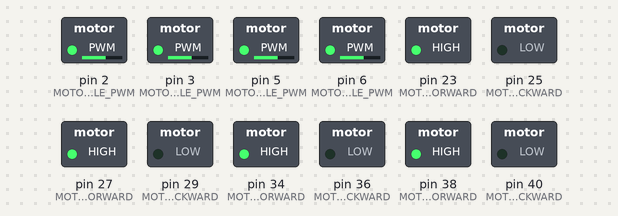
This sketch was run on a simulated Arduino Mega 2560, built with avr-gcc and run on an emulated ATmega2560. Parts: switched loads named in the sketch (green lamp = pin HIGH).

Above: at 0.05 s.
At 1.95 s:
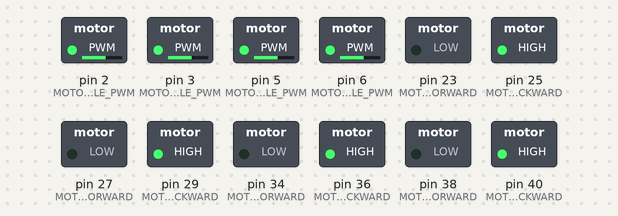
Timing chart, 0 to 3.0 s (numbered marks = the images above):
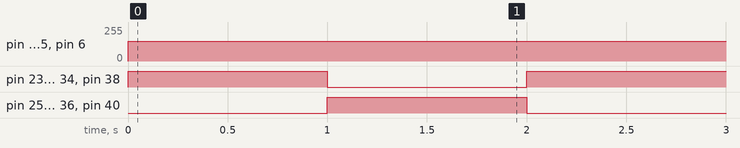

The sketch:

0-Testing-all-motors.ino
```cpp
//WRITTEN BY SALIM EL ATACHE
// TESTING 4 MOTORS FORWARD FOR A 1 SECOND AND BACK FOR A 1 SECOND


#define MOTOR1_FORWARD  23
#define MOTOR1_BACKWARD  25
#define MOTOR2_FORWARD  27
#define MOTOR2_BACKWARD  29
#define MOTOR3_FORWARD  34
#define MOTOR3_BACKWARD  36
#define MOTOR4_FORWARD  38
#define MOTOR4_BACKWARD  40
#define MOTOR1_ENABLE_PWM 2
#define MOTOR2_ENABLE_PWM 3
#define MOTOR3_ENABLE_PWM 5
#define MOTOR4_ENABLE_PWM 6

#define PWM_ON_VALUE    150  //The adrunio function analogueWrite writes a PWM signal with 255 representing 100% duty cycle, this number is between 0 to 255
#define MOTOR_DELAY      1000

void setup() {
  // put your setup code here, to run once:
 // initialize digital pin LED_BUILTIN as an output.
  pinMode(MOTOR1_FORWARD, OUTPUT);
  pinMode(MOTOR1_BACKWARD, OUTPUT);
  pinMode(MOTOR2_FORWARD, OUTPUT);
  pinMode(MOTOR2_BACKWARD, OUTPUT);
  pinMode(MOTOR3_FORWARD, OUTPUT);
  pinMode(MOTOR3_BACKWARD, OUTPUT);
  pinMode(MOTOR4_FORWARD, OUTPUT);
  pinMode(MOTOR4_BACKWARD, OUTPUT);


}

void loop() {
  // put your main code here, to run repeatedly:
  //First Turn both motors forward for the set delay time
  //Motor 1
   analogWrite(MOTOR1_ENABLE_PWM, PWM_ON_VALUE );
   digitalWrite(MOTOR1_FORWARD, HIGH);
   digitalWrite(MOTOR1_BACKWARD, LOW);
    //Motor 2
   analogWrite(MOTOR2_ENABLE_PWM, PWM_ON_VALUE );
   digitalWrite(MOTOR2_FORWARD, HIGH);
   digitalWrite(MOTOR2_BACKWARD, LOW);
   //Motor 3
   analogWrite(MOTOR3_ENABLE_PWM, PWM_ON_VALUE );
   digitalWrite(MOTOR3_FORWARD, HIGH);
   digitalWrite(MOTOR3_BACKWARD, LOW);
    //Motor 4
   analogWrite(MOTOR4_ENABLE_PWM, PWM_ON_VALUE );
   digitalWrite(MOTOR4_FORWARD, HIGH);
   digitalWrite(MOTOR4_BACKWARD, LOW);

   //Wait the required delay
   delay(MOTOR_DELAY );

   //Second Turn both motors backward for the set delay time
  //Motor 1
   analogWrite(MOTOR1_ENABLE_PWM, PWM_ON_VALUE );
   digitalWrite(MOTOR1_FORWARD, LOW);
   digitalWrite(MOTOR1_BACKWARD, HIGH);
    //Motor 2
   analogWrite(MOTOR2_ENABLE_PWM, PWM_ON_VALUE );
   digitalWrite(MOTOR2_FORWARD, LOW);
   digitalWrite(MOTOR2_BACKWARD, HIGH);
   //Motor 3
   analogWrite(MOTOR3_ENABLE_PWM, PWM_ON_VALUE );
   digitalWrite(MOTOR3_FORWARD, LOW);
   digitalWrite(MOTOR3_BACKWARD, HIGH);
    //Motor 4
   analogWrite(MOTOR4_ENABLE_PWM, PWM_ON_VALUE );
   digitalWrite(MOTOR4_FORWARD, LOW);
   digitalWrite(MOTOR4_BACKWARD, HIGH);
   //Wait the required delay
   delay(MOTOR_DELAY );
}
```

Measured:
- by itself, pin 2 (MOTOR1_ENABLE_PWM), pin 3 (MOTOR2_ENABLE_PWM), pin 5 (MOTOR3_ENABLE_PWM), pin 6 (MOTOR4_ENABLE_PWM): 0/255 → 150/255 at 0.00 s
- by itself, pin 23 (MOTOR1_FORWARD), pin 25 (MOTOR1_BACKWARD), pin 27 (MOTOR2_FORWARD), pin 29 (MOTOR2_BACKWARD), pin 34 (MOTOR3_FORWARD), pin 36 (MOTOR3_BACKWARD), pin 38 (MOTOR4_FORWARD), pin 40 (MOTOR4_BACKWARD): alternates HIGH for 1.0 s and LOW for 1.0 s
